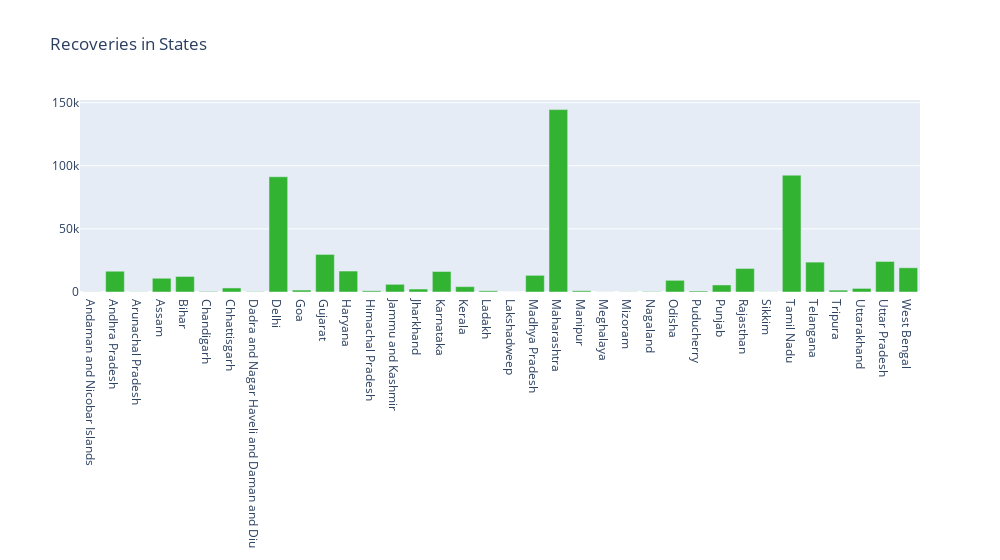

Notebook code cell kept with this figure:
### Code cell
data = go.Data([go.Bar(x=states_cases['States'], y=states_cases['Recoveries'], orientation='v', marker={'color':'#32b432'})])
layout = go.Layout(title="Recoveries in States", width=1000)
fig = go.Figure(data=data, layout=layout)
iplot(fig)

### Figure 1 — Plotly figure (JSON) as saved in the notebook; plotly's stock layout.template omitted (floating-point values rounded to 4 significant figures)
{"data": [{"marker": {"color": "#32b432"}, "orientation": "v", "type": "bar", "x": ["Andaman and Nicobar Islands", "Andhra Pradesh", "Arunachal Pradesh", "Assam", "Bihar", "Chandigarh", "Chhattisgarh", "Dadra and Nagar Haveli and Daman and Diu", "Delhi", "Goa", "Gujarat", "Haryana", "Himachal Pradesh", "Jammu and Kashmir", "Jharkhand", "Karnataka", "Kerala", "Ladakh", "Lakshadweep", "Madhya Pradesh", "Maharashtra", "Manipur", "Meghalaya", "Mizoram", "Nagaland", "Odisha", "Puducherry", "Punjab", "Rajasthan", "Sikkim", "Tamil Nadu", "Telangana", "Tripura", "Uttarakhand", "Uttar Pradesh", "West Bengal"], "y": [109, 16464, 145, 10894, 12317, 423, 3202, 268, 91312, 1540, 29770, 16602, 940, 6095, 2351, 16248, 4257, 946, 0, 13208, 144507, 970, 66, 151, 340, 9255, 785, 5586, 18630, 86, 92567, 23679, 1475, 2856, 24203, 19213]}], "layout": {"title": {"text": "Recoveries in States"}, "width": 1000}}
